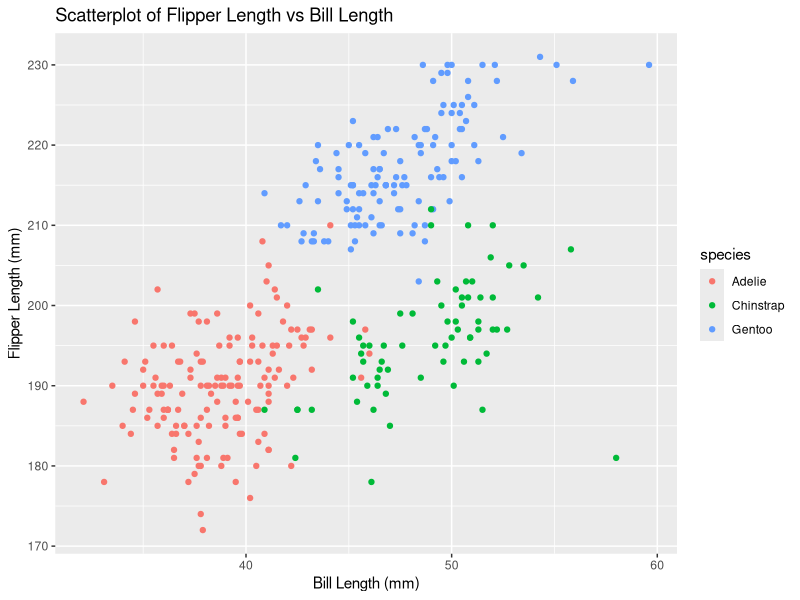
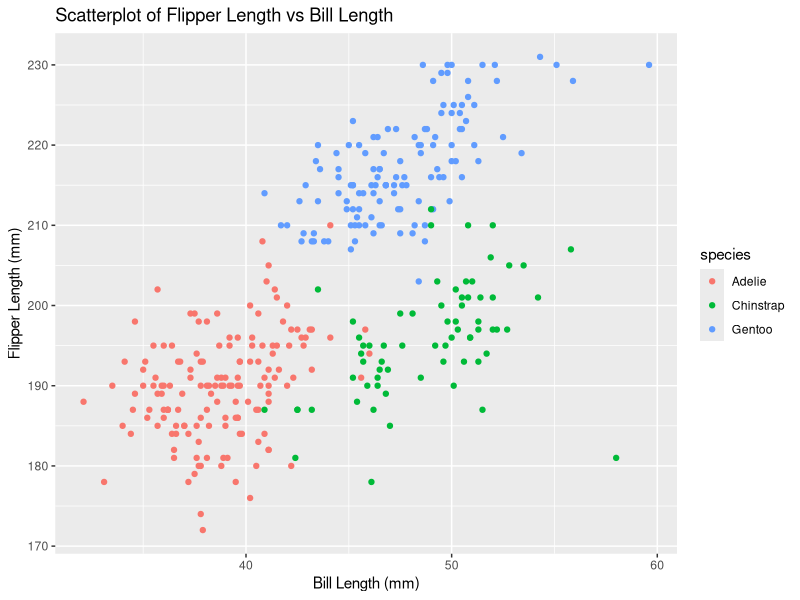

Recreate these plots in R, in order.
## ---- chunk 1

# Input data
data("penguins", package = "palmerpenguins")

# Acquire the data in this dataset, including names / values of important variables
summary(penguins)

# Acquire the size of the dataset (using nrow and ncol)
nrow(penguins)
ncol(penguins)

# Acquire the mean flipper length
mean(penguins$flipper_length_mm, na.rm = TRUE)

## ---- chunk 2
#load package
library(ggplot2)

#make scatterplot
ggplot(penguins, aes(x = bill_length_mm, y = flipper_length_mm, color =  species )) + geom_point()+
         labs(title = "Scatterplot of Flipper Length vs Bill Length", 
            x = "Bill Length (mm)", 
            y = "Flipper Length (mm)")

## ---- chunk 3

ggsave("scatterplot_flipper_vs_bill.png", height = 4, width = 6)

## ---- chunk 4
library(tidyverse)
## ---- chunk 5

# define data frame containing required variables
q2_df = tibble(
  norm_samp = rnorm(10, mean = 0),
  norm_samp_pos = norm_samp > 0,
  vec_char = c("China", "USA", "Germany", "France", "Brazil","Japan", "Canada", "Australia", "India", "South Africa"),
  vec_factor =factor(c("Moderate", "Light","Moderate", "Vigorous", "Light","Moderate", "Vigorous" ,"Light","Moderate", "Vigorous"))
)
# display the data frame
q2_df

## ---- chunk 6
mean(q2_df %>% pull(norm_samp))      
mean(q2_df %>% pull(norm_samp_pos))  
mean(q2_df %>% pull(vec_char))       
mean(q2_df%>% pull(vec_factor))  
## ---- chunk 7

as.numeric(q2_df %>% pull(norm_samp))
as.numeric(q2_df %>% pull(norm_samp_pos))
as.numeric(q2_df %>% pull(vec_char))
as.numeric(q2_df %>% pull(vec_factor))

